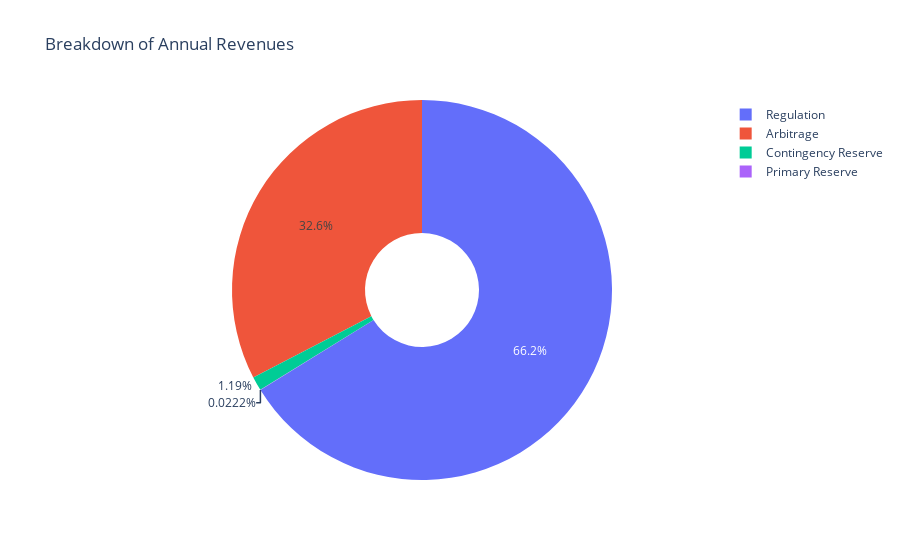

Notebook cell for this chart:
### Code cell
df_filtered = revenue_data[revenue_data.values > 0]

fig = go.Figure(data=[go.Pie(labels=df_filtered.index, values=df_filtered.values, hole=0.3)])

# Update layout for the pie chart
fig.update_layout(
    title_text='Breakdown of Annual Revenues',
    annotations=[dict(text=' ', x=0.5, y=0.5, font_size=20, showarrow=False)]
)

# Display the plot in a notebook or interactive environment
fig.show()

### Figure 1 — Plotly figure (JSON) as saved in the notebook; plotly's stock layout.template omitted (floating-point values rounded to 4 significant figures)
{"data": [{"hole": 0.3, "labels": ["Arbitrage", "Regulation", "Primary Reserve", "Contingency Reserve"], "type": "pie", "values": [163100.0, 330900.0, 111.1, 5961.0]}], "layout": {"annotations": [{"font": {"size": 20}, "showarrow": false, "text": " ", "x": 0.5, "y": 0.5}], "title": {"text": "Breakdown of Annual Revenues"}}}
